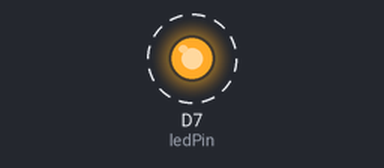
Simulated run of this sketch. Board: ESP8266 (NodeMCU). Shown: output pins drawn as LEDs (lit = HIGH). Dashed ring = blinking.

Above: at 0.2 s.
Timing chart, 0 to 3.0 s (numbered marks = the images above):
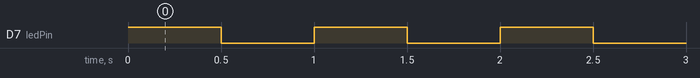

Measured:
- by itself, D7 (ledPin): alternates HIGH for 0.50 s and LOW for 0.50 s

The sketch:

fasit.ino
```cpp
const int ledPin = D7;

void setup() {
  pinMode(ledPin, OUTPUT);
}

void loop() {
  digitalWrite(ledPin, HIGH);
  delay(500);
  digitalWrite(ledPin, LOW);
  delay(500);
}
```
